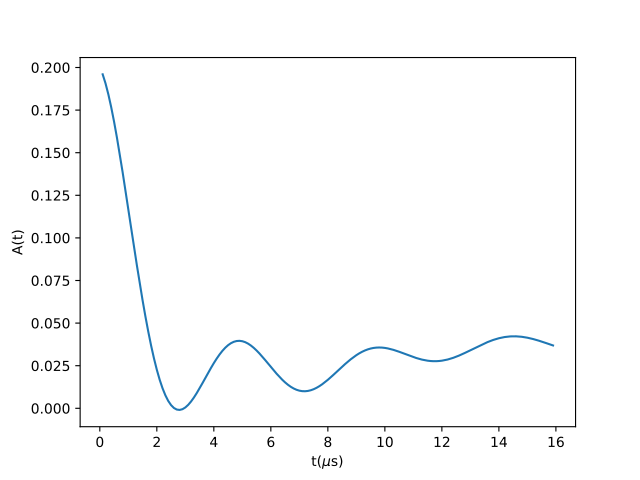

Reproduce this figure in Python.
from mantid.simpleapi import FunctionWrapper
import matplotlib.pyplot as plt
import numpy as np
x = np.arange(0.1,16,0.1)
y = FunctionWrapper("ZFdipole")
fig, ax=plt.subplots()
ax.plot(x, y(x))
ax.set_xlabel('t($\mu$s)')
ax.set_ylabel('A(t)')
